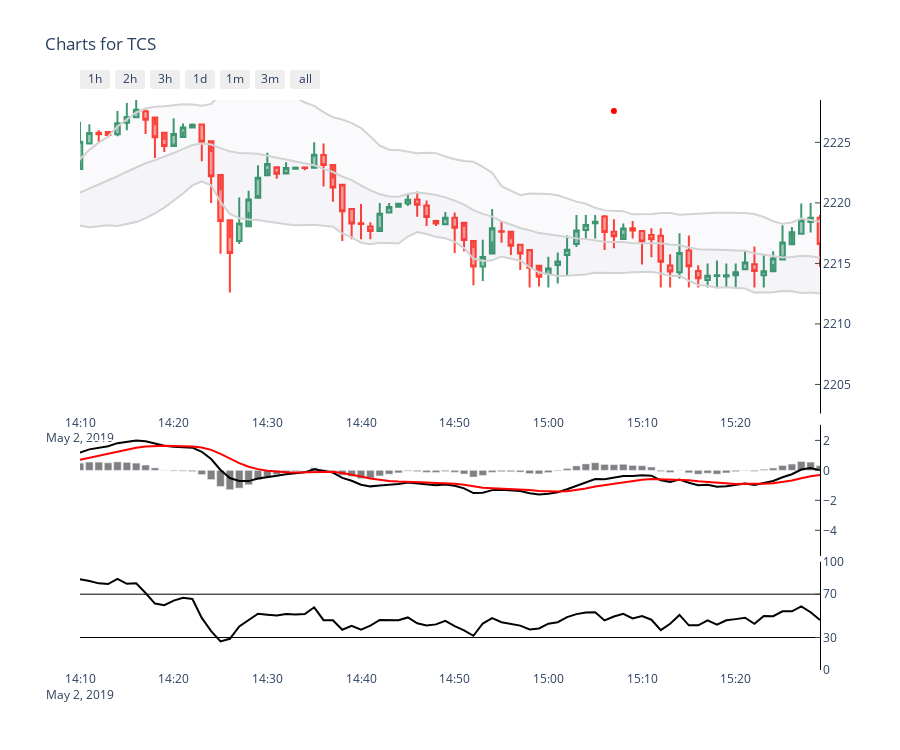

Write notebook code for a chart like this one.
### Code cell
from lib.charting_lib import *
cache_type = 'backtest_uni'
fig = freedom_chart('TCS', cache_type)
fig

### Figure 1 — Plotly figure (JSON) as saved in the notebook; plotly's stock layout.template omitted (floating-point values rounded to 4 significant figures; data arrays with more than 128 entries replaced by an {"elided": "..."} marker saying what was removed)
{"data": [{"close": {"elided": "380 float values"}, "high": {"elided": "380 float values"}, "low": {"elided": "380 float values"}, "name": "Candlestick", "open": {"elided": "380 float values"}, "showlegend": false, "type": "candlestick", "x": {"elided": "380 str values"}, "xaxis": "x", "yaxis": "y"}, {"fill": "none", "fillcolor": "rgba(0,40,100,0.02)", "line": {"color": "lightgrey"}, "mode": "lines", "name": "Top", "showlegend": false, "type": "scatter", "x": {"elided": "380 str values"}, "xaxis": "x", "y": {"elided": "380 float values"}, "yaxis": "y"}, {"fill": "tonexty", "fillcolor": "rgba(0,40,100,0.02)", "line": {"color": "lightgrey"}, "mode": "lines", "name": "Bottom", "showlegend": false, "type": "scatter", "x": {"elided": "380 str values"}, "xaxis": "x", "y": {"elided": "380 float values"}, "yaxis": "y"}, {"fill": "tonexty", "fillcolor": "rgba(0,40,100,0.02)", "line": {"color": "lightgrey"}, "mode": "lines", "name": "Middle", "showlegend": false, "type": "scatter", "x": {"elided": "380 str values"}, "xaxis": "x", "y": {"elided": "380 float values"}, "yaxis": "y"}, {"fill": "none", "fillcolor": "rgba(0,40,100,0.02)", "line": {"color": "black"}, "mode": "lines", "name": "MACD", "showlegend": false, "type": "scatter", "x": {"elided": "380 str values"}, "xaxis": "x2", "y": {"elided": "380 float values"}, "yaxis": "y2"}, {"fill": "none", "fillcolor": "rgba(0,40,100,0.02)", "line": {"color": "red"}, "mode": "lines", "name": "MACD Signal", "showlegend": false, "type": "scatter", "x": {"elided": "380 str values"}, "xaxis": "x2", "y": {"elided": "380 float values"}, "yaxis": "y2"}, {"marker": {"color": "grey"}, "name": "MACD Histogram", "showlegend": false, "type": "bar", "x": {"elided": "380 str values"}, "xaxis": "x2", "y": {"elided": "380 float values"}, "yaxis": "y2"}, {"fill": "none", "fillcolor": "rgba(0,40,100,0.02)", "line": {"color": "black"}, "mode": "lines", "name": "RSI", "showlegend": false, "type": "scatter", "x": {"elided": "380 str values"}, "xaxis": "x3", "y": {"elided": "380 float values"}, "yaxis": "y3"}, {"hovertext": {"elided": "380 float values"}, "marker": {"color": "green"}, "mode": "markers", "showlegend": false, "type": "scatter", "x": {"elided": "380 str values"}, "xaxis": "x", "y": {"elided": "380 float values"}, "yaxis": "y"}, {"hovertext": {"elided": "380 float values"}, "marker": {"color": "red"}, "mode": "markers", "showlegend": false, "type": "scatter", "x": {"elided": "380 str values"}, "xaxis": "x", "y": {"elided": "380 float values"}, "yaxis": "y"}], "layout": {"height": 750, "plot_bgcolor": "rgba(0,0,0,0)", "title": {"text": "Charts for TCS"}, "xaxis": {"constrain": "domain", "range": ["2019-05-02T14:10:00", "2019-05-02T15:29:00"], "rangeselector": {"buttons": [{"count": 1, "label": "1h", "step": "hour", "stepmode": "backward"}, {"count": 2, "label": "2h", "step": "hour", "stepmode": "backward"}, {"count": 3, "label": "3h", "step": "hour", "stepmode": "backward"}, {"count": 7, "label": "1d", "step": "hour", "stepmode": "backward"}, {"count": 1, "label": "1m", "step": "month", "stepmode": "backward"}, {"count": 3, "label": "3m", "step": "month", "stepmode": "backward"}, {"step": "all"}]}, "rangeslider": {"visible": false}, "side": "bottom"}, "xaxis2": {"anchor": "y2", "domain": [0, 1], "matches": "x", "showticklabels": false}, "xaxis3": {"anchor": "y3", "domain": [0, 1], "matches": "x", "showticklabels": true}, "yaxis": {"anchor": "x", "domain": [0.45, 1], "linecolor": "black", "range": [2203.0, 2228.0], "side": "right", "ticks": "inside"}, "yaxis2": {"anchor": "x2", "domain": [0.2, 0.43], "linecolor": "black", "side": "right", "ticks": "inside"}, "yaxis3": {"anchor": "x3", "domain": [0, 0.19], "gridcolor": "black", "linecolor": "black", "range": [0, 100], "showgrid": true, "side": "right", "ticks": "inside", "tickvals": [0, 30, 70, 100]}}}
